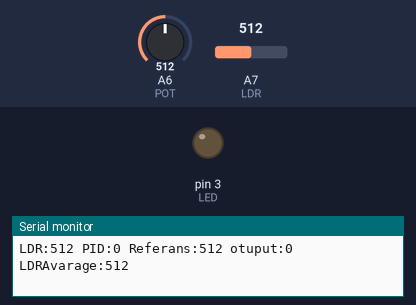
The sketch below on a simulated Arduino Nano, built with avr-gcc and run on an emulated ATmega328P. Parts: output pins drawn as LEDs (lit = HIGH), the last lines printed to the serial monitor. The test bench sets the inputs (shaded band); at power-on: A6 (POT) = 512, A7 (LDR) = 512.

Above: at 1.2 s.
1.3 s: A6 (POT) set to 521
At 4.25 s:
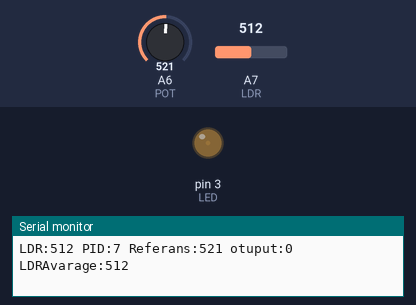
4.3 s: A7 (LDR) set to 0
5.8 s: A7 (LDR) set to 900
At 7.35 s:
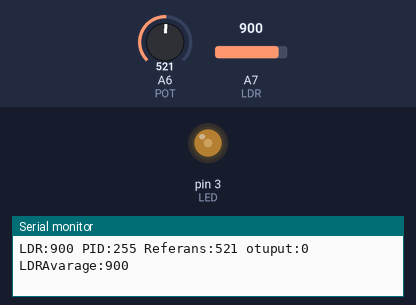
8.8 s: A7 (LDR) set to 430
11.8 s: A7 (LDR) set to 415
At 12.45 s:
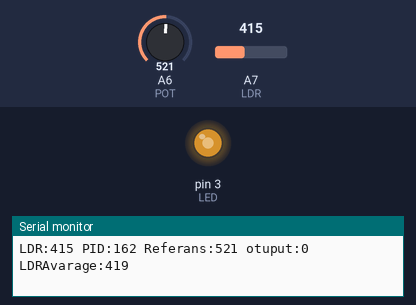
14.8 s: A6 (POT) set to 245
At 55.5 s:
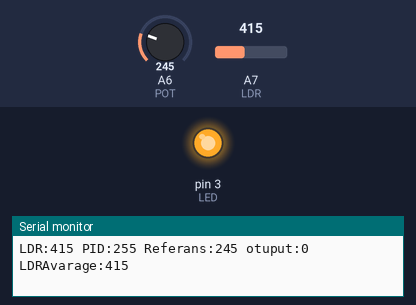
Timing chart, 0 to 55.9 s (numbered marks = the images above; inputs shaded):
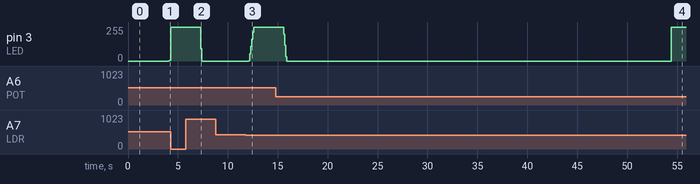

Measured:
- the behaviour switches between 416 and 415 on A7 (LDR) (found by bisection; images 2 and 3)
- after the input at 1.3 s, pin 3 (LED): 0/255 → 2/255 after 2.8 s, → 7/255 0.10 s later
- after the input at 5.8 s, pin 3 (LED): 255/255 → 91/255 after 1.5 s, → 0/255 0.10 s later
- after the input at 14.8 s, pin 3 (LED): 255/255 → 202/255 after 0.80 s, → 117/255 0.10 s later, → 32/255 0.10 s later, → 0/255 0.10 s later, … (5 changes in this stretch)

The sketch:

PID.ino
```cpp
#define LED 3
#define LDR A7
#define POT A6

//PID değişkenleri
int Hata=0, HD=0, P=0, I=0, D=0, PID=0, Ehata=0;
int OutMax = 255, OutMin = 0;
double Kp =2;
double Ki =5;
double Kd =0;
int SetPoint=200;
int SensorValue=0;
int output=0;

int LDRAvarage;


int toggle = LOW;
void setup(){
     pinMode(LED,OUTPUT);
     pinMode(LDR,INPUT);
     Serial.begin(9600);

    cli();                    //Kesmeler durduruldu
    TCCR1A = 0;               //timer 1 registerler temizleniyor
    TCCR1B = 0;               //timer 1 registerler temizleniyor
    TCNT1  = 0;               //Sayaç sıfırlandı
    OCR1A = 6249;             // ((16*10^6)/(10(bu değer istediğimiz kesme frekansı)*256))-1 Bize 10Hz kesme frekansı sağlar
    TCCR1B |= (1 << WGM12);   //CTC modu seçildi
    TCCR1B |= (1 << CS12);    //* Adımlar arasında geçen süre kristal hızının 256'e bölümü olarak ayarlandı
    TIMSK1 |= (1 << OCIE1A);
    sei();                    //kesmeleri aktif hale getir

}
  ISR(TIMER1_COMPA_vect){ // kesme fonksyonu


    SensorValue = analogRead(LDR);
    Hata = SetPoint - SensorValue;
    HD = Hata - Ehata;
    P = Kp * Hata;
    I = I + (Ki * Hata * 0.1);
    D = (Kd * HD) / 0.1;
    PID = P + I + D;
    Ehata = Hata;

     if(PID > OutMax) PID = OutMax;
      else if(PID < OutMin) PID = OutMin;

    analogWrite(LED,PID);
  }

  const int numReadings = 10; // Okuma sayısı (filtreleme için kullanılacak)
  int readings[numReadings];   // Okuma değerlerini saklamak için dizi
  int index = 0;               // Dizi içinde güncellenen okuma endeksi
  int total = 0;               // Okuma değerlerinin toplamı
  int average = 0;             // Filtrelenmiş ortalama değer

void loop() {


  total -= readings[index];
  readings[index] = analogRead(LDR);
  total += readings[index];
  index = (index + 1) % numReadings;
    // Filtrelenmiş ortalama değeri hesaplama
  LDRAvarage = total / numReadings;

  SetPoint = analogRead(POT);

  Serial.print("LDR:");
  Serial.print(SensorValue);
  Serial.print(' ');
   Serial.print("PID:");
  Serial.print(PID);
  Serial.print(' ');
  Serial.print("Referans:");
  Serial.print(SetPoint);
  Serial.print(' ');
 Serial.print("otuput:");
  Serial.print(output);
  Serial.print(' ');
   Serial.print("LDRAvarage:");
  Serial.print(LDRAvarage);
  Serial.print(' ');
  Serial.print('\n');

  delay(100);

}
```
